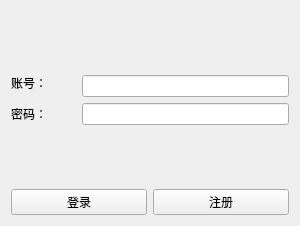
<?xml version="1.0" encoding="UTF-8"?>
<ui version="4.0">
 <class>MainWindow</class>
 <widget class="QMainWindow" name="MainWindow">
  <property name="geometry">
   <rect>
    <x>0</x>
    <y>0</y>
    <width>300</width>
    <height>226</height>
   </rect>
  </property>
  <property name="minimumSize">
   <size>
    <width>300</width>
    <height>226</height>
   </size>
  </property>
  <property name="windowTitle">
   <string>MainWindow</string>
  </property>
  <widget class="QWidget" name="centralWidget">
   <layout class="QGridLayout" name="gridLayout">
    <item row="1" column="0" rowspan="2">
     <widget class="QLabel" name="label">
      <property name="text">
       <string>账号：</string>
      </property>
     </widget>
    </item>
    <item row="2" column="1" colspan="3">
     <widget class="QLineEdit" name="lineEdit"/>
    </item>
    <item row="4" column="1" colspan="3">
     <widget class="QLineEdit" name="lineEdit_2"/>
    </item>
    <item row="4" column="0">
     <widget class="QLabel" name="label_2">
      <property name="text">
       <string>密码：</string>
      </property>
     </widget>
    </item>
    <item row="10" column="0" colspan="2">
     <widget class="QPushButton" name="pushButton">
      <property name="text">
       <string>登录</string>
      </property>
     </widget>
    </item>
    <item row="10" column="2" colspan="2">
     <widget class="QPushButton" name="pushButton_2">
      <property name="text">
       <string>注册</string>
      </property>
     </widget>
    </item>
    <item row="5" column="1" colspan="2">
     <spacer name="verticalSpacer_2">
      <property name="orientation">
       <enum>Qt::Vertical</enum>
      </property>
      <property name="sizeHint" stdset="0">
       <size>
        <width>20</width>
        <height>54</height>
       </size>
      </property>
     </spacer>
    </item>
    <item row="0" column="1" colspan="2">
     <spacer name="verticalSpacer">
      <property name="orientation">
       <enum>Qt::Vertical</enum>
      </property>
      <property name="sizeHint" stdset="0">
       <size>
        <width>20</width>
        <height>58</height>
       </size>
      </property>
     </spacer>
    </item>
   </layout>
  </widget>
 </widget>
 <layoutdefault spacing="6" margin="11"/>
 <resources/>
 <connections/>
</ui>
